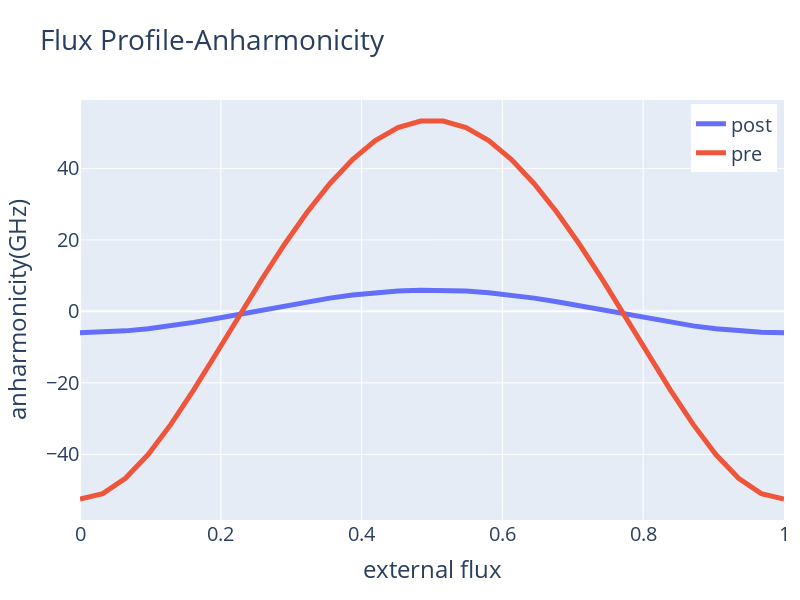

This figure's notebook cell:
### Markdown cell above
## Circuit Comparison

### Code cell
plotCompare(flux_range,{'post':post_Ex[1]-2*post_Ex[0],'pre':pre_Ex[1]-2*pre_Ex[0]},
            'Flux Profile-Anharmonicity','external flux','anharmonicity(GHz)',export='pdf',size=(600,800))

### Figure 1 — Plotly figure (JSON) as saved in the notebook; plotly's stock layout.template omitted (floating-point values rounded to 4 significant figures)
{"data": [{"line": {"width": 5}, "name": "post", "type": "scatter", "x": [0, 0.03226, 0.06452, 0.09677, 0.129, 0.1613, 0.1935, 0.2258, 0.2581, 0.2903, 0.3226, 0.3548, 0.3871, 0.4194, 0.4516, 0.4839, 0.5161, 0.5484, 0.5806, 0.6129, 0.6452, 0.6774, 0.7097, 0.7419, 0.7742, 0.8065, 0.8387, 0.871, 0.9032, 0.9355, 0.9677, 1], "y": [-5.955, -5.829, -5.457, -4.859, -4.057, -3.089, -1.994, -0.8204, 0.3838, 1.571, 2.69, 3.698, 4.557, 5.231, 5.696, 5.933, 5.932, 5.695, 5.231, 4.557, 3.698, 2.69, 1.57, 0.3849, -0.82, -1.995, -3.089, -4.058, -4.859, -5.458, -5.83, -5.957]}, {"line": {"width": 5}, "name": "pre", "type": "scatter", "x": [0, 0.03226, 0.06452, 0.09677, 0.129, 0.1613, 0.1935, 0.2258, 0.2581, 0.2903, 0.3226, 0.3548, 0.3871, 0.4194, 0.4516, 0.4839, 0.5161, 0.5484, 0.5806, 0.6129, 0.6452, 0.6774, 0.7097, 0.7419, 0.7742, 0.8065, 0.8387, 0.871, 0.9032, 0.9355, 0.9677, 1], "y": [-52.49, -51.0, -46.7, -40.05, -31.62, -22.03, -11.79, -1.342, 8.924, 18.7, 27.71, 35.71, 42.46, 47.75, 51.4, 53.25, 53.26, 51.4, 47.75, 42.46, 35.71, 27.71, 18.7, 8.924, -1.345, -11.79, -22.03, -31.62, -40.05, -46.7, -51.0, -52.5]}], "layout": {"font": {"size": 20}, "height": 600, "legend": {"x": 0.99, "xanchor": "right", "y": 0.99, "yanchor": "top"}, "margin": {"r": 10, "t": 100}, "title": {"text": "Flux Profile-Anharmonicity"}, "width": 800, "xaxis": {"title": {"text": "external flux"}}, "yaxis": {"title": {"text": "anharmonicity(GHz)"}}}}
